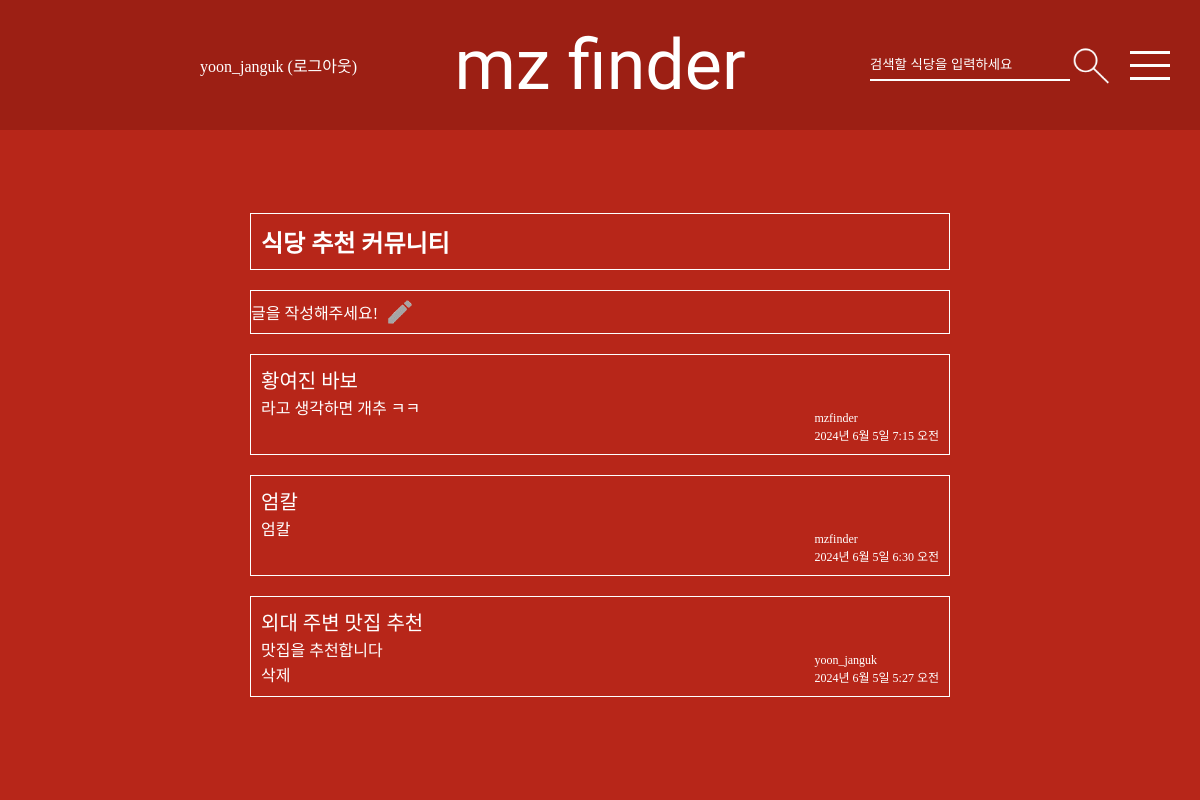
The app's page /mzfinder/community/ (signed in) with its own data.
### mzfinder/models.py (models this page shows)
class Comment(models.Model):
    author = models.ForeignKey(User, on_delete=models.CASCADE)
    subject = models.TextField()
    content = models.TextField()
    create_date = models.DateTimeField()

### mzfinder/views.py (the view)
# urls.py: path('community/',views.community, name='community'),
def community(request):
    comments = Comment.objects.all().order_by('-create_date')
    context = {'comments':comments}
    return render(request,'mzfinder/community.html',context)

### templates/mzfinder/community.html (shortened to what this page needs)
{% extends 'base.html'%}
{% load static%}
{%block content%}
<div class=" main mainCommunity">
    <div class="showComment">
        <h2>식당 추천 커뮤니티</h2>
        <a class ="makeComment"href="{%url 'mzfinder:createCommunity'%}">
            <span>글을 작성해주세요!</span>
            <img width="40px;"src ={% static 'img/pen.png'%}>
        </a>
        {%for comment in comments%}
        <div class="comment">
                <span class="title">{{comment.subject}}</span>
                <span class="content">{{comment.content}}</span>
                {% if request.user == comment.author %}
                    <a href="javascript:void(0)" class="delete btn btn-sm btn-outline-secondary" data-uri="{% url 'mzfinder:deleteComment' comment.id %}">삭제</a>
                {% endif %}
                <div class="small">
                <span class="author">{{comment.author}}</span>
                <span class="create_date">{{comment.create_date}}</span>
                </div>
            </div>
        {%endfor%}
    </div>
</div>
{%endblock%}

### templates/base.html (shortened to what this page needs)
{% load static %}
<!DOCTYPE html>
<html lang="en">
  <head>
    <link rel="stylesheet" href='{% static 'css/base.css' %}'>
    <link rel="stylesheet" href='{% static 'css/restaurants.css' %}'>
    <link rel="stylesheet" href='{% static 'css/mainPage.css' %}'>
    <link rel="stylesheet" href='{% static 'css/detailRestaurant.css' %}'>
    <link rel="stylesheet" href='{% static 'css/randomRecommend.css' %}'>
    <link rel="stylesheet" href='{% static 'css/reviewFrom.css' %}'>
    <link rel="stylesheet" href='{% static 'css/createCommunity.css' %}'>
    <link rel="stylesheet" href='{% static 'css/community.css' %}'>
    <link rel="stylesheet" href='{% static 'css/login.css' %}'>
    <link rel="stylesheet" href='{% static 'css/signup.css' %}'>
  </head>
  <body>
    <div class="foodType">
      <div class = "user">
            {% if user.is_authenticated %}
            <a href="{% url 'common:logout' %}"
              >{{ user.username }} (로그아웃)</a
            >
            {% else %}
            <a href="{% url 'common:login' %}">로그인</a>
            {% endif %}
          </div>
      {% if tag %}
      <span class="foodTypeText">{{tag}}</span>
      <button
        type="button"
        class="smallLogo"
        onClick="location.href={% url 'mzfinder:main'%}"
      >
        <span>mz finder</span>
      </button>
      {% else %}
      <button
        type="button"
        class="logo"
        onClick="location.href={% url 'mzfinder:main'%}"
      >
        <span>mz finder</span>
      </button>
      {% endif %}
      <div class="navRight">
      <div class ="serchBox">
                <input type="text" id="search_kw" placeholder="검색할 식당을 입력하세요"  value="{{ kw|default_if_none:'' }}">
                <button type="button" id="btn_search"></button>
      </div>
      <div class="options">
        <div class="top"></div>
        <div class="bottom"></div>
      </div>
    </div>
  </div>
    {% block content%}{% endblock %}
  </body>
</html>

### mzfinder/static/css/base.css (style rules this page uses)
body { height: 100vh; box-sizing: border-box; padding-top:130px; background-color: white; }
a { text-decoration: none; color:black; }
.logo { font-size:70px; color:white; background-color: rgb(0,0,0,0); border:0px; z-index: 1; font-family: "Moirai One", system-ui; font-weight: 400; font-style: normal; }
.foodType { z-index: 1; background-color: rgb(156,31,20); position:fixed; top:0px; width: 100vw; display: flex; justify-content: center; align-items: center; height: 130px; }
.user { display: flex; flex-direction: row; justify-content: center; align-items: center; position:absolute; left: 200px; }
.user > a { color: white; margin-right: 20px; }
.navRight { position:absolute; right:30px; display: flex; flex-direction: row; justify-content: center; align-items: center; }
.serchBox { margin-right: 20px; display: flex; flex-direction: row; justify-content: center; align-items: center; }
.serchBox > input { border:0px; border-bottom:2px white solid; background-color: rgb(0,0,0,0); width: 200px; height: 30px; color: white; }
.serchBox > input::placeholder { color:white; }
.serchBox > button { background: url(../img/search.png) no-repeat center; background-size: cover; width: 40px; height: 40px; border: 0px; }
.options { z-index: 1; width: 30; }
.options > .top { width:40px; height: 10px; border-top:3px white solid; border-bottom: 3px white solid; }
.options > .bottom { width:40px; height: 10px; border-bottom: 3px white solid; }
* { margin:0px; padding:0px; }

### mzfinder/static/css/mainPage.css (style rules this page uses)
.main { height: 100%; position:relative; background-color: rgb(183,38,25); z-index: 0; }
a { text-decoration-line: none; color:black; }

### mzfinder/static/css/community.css (style rules this page uses)
.mainCommunity { width: 100%; height: 100%; display: flex; justify-content: center; align-items: center; }
.showComment { width:700px; position:relative; padding:10px; }
.showComment > a { box-sizing: border-box; width: 100%; display: flex; flex-direction: row; align-items: center; border:1px white solid; margin-bottom:20px; }
h2 { box-sizing: border-box; width: 100%; border:1px white solid; padding:10px; margin-bottom:20px; color:white; }
.comment { width: 100%; box-sizing: border-box; padding:10px; display: flex; flex-direction: column; justify-content: center; border:1px white solid; padding:10px; margin-bottom:20px; position:relative; white-space: pre; }
.comment > .title { font-size:20px; position:absolute; top:10px; left:10px; color:white; }
.comment > .content { margin-bottom: 25px; margin-top:30px; color:white; }
.comment > a { position:absolute; bottom:10px; left:10px; color:white; }
.comment > .small { position:absolute; bottom:10px; right:10px; font-size:12px; display: flex; flex-direction: column; justify-content: right; align-items: right; color:white; }
.makeComment > span { color:white; }

### records on screen
Comment: subject "황여진 바보", content "라고 생각하면 개추 ㅋㅋ", author "mzfinder", create_date "2024년 6월 5일 7:15 오전"
Comment: subject "엄칼", content "엄칼", author "mzfinder", create_date "2024년 6월 5일 6:30 오전"
Comment: subject "외대 주변 맛집 추천", content "맛집을 추천합니다", shows "삭제", author "yoon_janguk", create_date "2024년 6월 5일 5:27 오전"

### other values on screen
{{ user.username }} "yoon_janguk"
